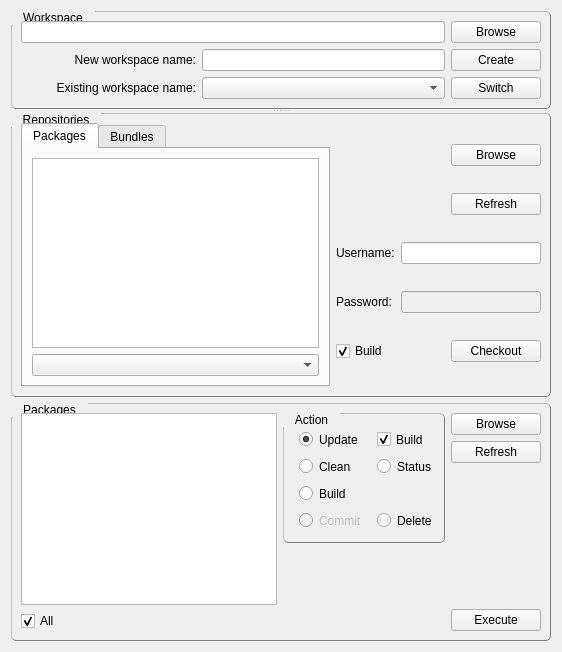
      <widget class="QWidget" name="tabAdmin">
       <property name="sizePolicy">
        <sizepolicy hsizetype="Expanding" vsizetype="Expanding">
         <horstretch>0</horstretch>
         <verstretch>0</verstretch>
        </sizepolicy>
       </property>
       <attribute name="title">
        <string>Admin</string>
       </attribute>
       <layout class="QVBoxLayout" name="verticalLayout_18">
        <item>
         <widget class="QSplitter" name="splitter_4">
          <property name="orientation">
           <enum>Qt::Vertical</enum>
          </property>
          <widget class="QGroupBox" name="groupBox_15">
           <property name="whatsThis">
            <string>&lt;html&gt;&lt;head/&gt;&lt;body&gt;&lt;p&gt;&lt;span style=&quot; color:#000000;&quot;&gt;This group of controls allows one to create and switch workspaces. The top edit box contains a directory that contains (or will contain) workspace directories. The new workspace edit box contains the name for a new workspace, and the old workspace dropdown list contains the names of workspaces in the current directory. The create button creates a new workspace with the specified name and the switch button switches to the selected workspace&lt;/span&gt;&lt;/p&gt;&lt;/body&gt;&lt;/html&gt;</string>
           </property>
           <property name="styleSheet">
            <string notr="true">QGroupBox {
     border: 1px solid gray;
     border-radius: 5px;
      border-style: outset;
     margin-top: 1ex; /* leave space at the top for the title */
     margin-left: 1ex;
     margin-right: 1ex;
     margin-bottom: 1ex;
   
 }

 QGroupBox::title {
     subcontrol-origin: margin;
     subcontrol-position: top left; /* position at the top center */
     padding: 0 10px;
 }</string>
           </property>
           <property name="title">
            <string>Workspace</string>
           </property>
           <layout class="QGridLayout" name="gridLayout">
            <item row="0" column="0" colspan="2">
             <widget class="QLineEdit" name="workspaceDirLineEdit">
              <property name="sizePolicy">
               <sizepolicy hsizetype="MinimumExpanding" vsizetype="Fixed">
                <horstretch>0</horstretch>
                <verstretch>0</verstretch>
               </sizepolicy>
              </property>
              <property name="toolTip">
               <string>Enter a directory containing workspaces</string>
              </property>
              <property name="whatsThis">
               <string>&lt;html&gt;&lt;head/&gt;&lt;body&gt;&lt;p&gt;&lt;span style=&quot; color:#000000;&quot;&gt;This is the name of a directory that contains subdirectories, each of which is a workspace.&lt;/span&gt;&lt;/p&gt;&lt;/body&gt;&lt;/html&gt;</string>
              </property>
             </widget>
            </item>
            <item row="1" column="2">
             <widget class="QPushButton" name="workspaceCreatePushButton">
              <property name="toolTip">
               <string>Create a new workspace</string>
              </property>
              <property name="text">
               <string>Create</string>
              </property>
             </widget>
            </item>
            <item row="1" column="1">
             <widget class="QLineEdit" name="workspaceNameLineEdit">
              <property name="sizePolicy">
               <sizepolicy hsizetype="MinimumExpanding" vsizetype="Fixed">
                <horstretch>0</horstretch>
                <verstretch>0</verstretch>
               </sizepolicy>
              </property>
              <property name="toolTip">
               <string>Enter a name for the new workspace</string>
              </property>
              <property name="whatsThis">
               <string>&lt;html&gt;&lt;head/&gt;&lt;body&gt;&lt;p&gt;&lt;span style=&quot; color:#000000;&quot;&gt;This text box contains the name of a workspace to be created. Click the 'Create' button to the right to create it.&lt;/span&gt;&lt;/p&gt;&lt;/body&gt;&lt;/html&gt;</string>
              </property>
             </widget>
            </item>
            <item row="1" column="0">
             <widget class="QLabel" name="textLabel1_3">
              <property name="sizePolicy">
               <sizepolicy hsizetype="Fixed" vsizetype="Fixed">
                <horstretch>0</horstretch>
                <verstretch>0</verstretch>
               </sizepolicy>
              </property>
              <property name="minimumSize">
               <size>
                <width>175</width>
                <height>0</height>
               </size>
              </property>
              <property name="text">
               <string>&lt;p align=&quot;right&quot;&gt;New workspace name:&lt;/p&gt;</string>
              </property>
              <property name="wordWrap">
               <bool>false</bool>
              </property>
             </widget>
            </item>
            <item row="2" column="0">
             <widget class="QLabel" name="textLabel1_4">
              <property name="text">
               <string>&lt;p align=&quot;right&quot;&gt;Existing workspace name:&lt;/p&gt;</string>
              </property>
              <property name="wordWrap">
               <bool>false</bool>
              </property>
             </widget>
            </item>
            <item row="2" column="2">
             <widget class="QPushButton" name="workspaceSwitchPushButton">
              <property name="toolTip">
               <string>Switch to the selected workspace</string>
              </property>
              <property name="text">
               <string>Switch</string>
              </property>
             </widget>
            </item>
            <item row="0" column="2">
             <widget class="QPushButton" name="workspaceBrowsePushButton">
              <property name="minimumSize">
               <size>
                <width>90</width>
                <height>0</height>
               </size>
              </property>
              <property name="toolTip">
               <string>Browse for a directory containing workspaces</string>
              </property>
              <property name="text">
               <string>Browse</string>
              </property>
             </widget>
            </item>
            <item row="2" column="1">
             <widget class="QComboBox" name="workspaceComboBox">
              <property name="sizePolicy">
               <sizepolicy hsizetype="MinimumExpanding" vsizetype="Fixed">
                <horstretch>0</horstretch>
                <verstretch>0</verstretch>
               </sizepolicy>
              </property>
              <property name="toolTip">
               <string>Select a workspace do switch to</string>
              </property>
              <property name="whatsThis">
               <string>&lt;html&gt;&lt;head/&gt;&lt;body&gt;&lt;p&gt;&lt;span style=&quot; color:#000000;&quot;&gt;This drop-down box contains a list of workspaces in the directory shown two text boxes above. Use this drop-down box to select a different workspace and click the 'switch' button to the right to switch to that workspace.&lt;/span&gt;&lt;/p&gt;&lt;/body&gt;&lt;/html&gt;</string>
              </property>
             </widget>
            </item>
           </layout>
          </widget>
          <widget class="QGroupBox" name="groupBox_16">
           <property name="whatsThis">
            <string>&lt;html&gt;&lt;head/&gt;&lt;body&gt;&lt;p&gt;&lt;span style=&quot; color:#000000;&quot;&gt;This group of controls are used to check out a package. Select a repository name in the listbox and optionally provide a username and password for the checkout. Then click 'checkout'. The 'build' checkbox controls whether the package will be built after the checkout.&lt;/span&gt;&lt;/p&gt;&lt;/body&gt;&lt;/html&gt;</string>
           </property>
           <property name="styleSheet">
            <string notr="true">QGroupBox {
     border: 1px solid gray;
     border-radius: 5px;
      border-style: outset;
     margin-top: 1ex; /* leave space at the top for the title */
     margin-left: 1ex;
     margin-right: 1ex;
     margin-bottom: 1ex;
   
 }

 QGroupBox::title {
     subcontrol-origin: margin;
     subcontrol-position: top left; /* position at the top center */
     padding: 0 10px;
 }</string>
           </property>
           <property name="title">
            <string>Repositories</string>
           </property>
           <layout class="QGridLayout" name="gridLayout_2">
            <item row="0" column="0">
             <widget class="QTabWidget" name="repositoriesTabWidget">
              <property name="whatsThis">
               <string/>
              </property>
              <property name="currentIndex">
               <number>0</number>
              </property>
              <widget class="QWidget" name="tab">
               <attribute name="title">
                <string>Packages</string>
               </attribute>
               <layout class="QVBoxLayout" name="_20">
                <item>
                 <widget class="QListWidget" name="checkoutListWidget">
                  <property name="whatsThis">
                   <string>&lt;html&gt;&lt;head/&gt;&lt;body&gt;&lt;p&gt;&lt;span style=&quot; color:#000000;&quot;&gt;This is a list of repositories containing packages that are available to be checked out. Select one;  optionally pick a version in the drop-down list below and click checkout to add the package to your workspace.&lt;/span&gt;&lt;/p&gt;&lt;/body&gt;&lt;/html&gt;</string>
                  </property>
                 </widget>
                </item>
                <item>
                 <widget class="QComboBox" name="repoVersionComboBox">
                  <property name="toolTip">
                   <string>Select alternate version, if desired</string>
                  </property>
                 </widget>
                </item>
               </layout>
              </widget>
              <widget class="QWidget" name="tab_2">
               <attribute name="title">
                <string>Bundles</string>
               </attribute>
               <layout class="QVBoxLayout" name="_21">
                <item>
                 <widget class="QListWidget" name="checkoutBundleListWidget">
                  <property name="whatsThis">
                   <string>&lt;html&gt;&lt;head/&gt;&lt;body&gt;&lt;p&gt;&lt;span style=&quot; color:#000000;&quot;&gt;This is a list of bundle, where each bundle represents a set of packages that are available to be checked out as a group. Select one;  optionally pick a version in the drop-down list below and click checkout to add all the packages in the bundle to your workspace.&lt;/span&gt;&lt;/p&gt;&lt;/body&gt;&lt;/html&gt;</string>
                  </property>
                  <property name="selectionMode">
                   <enum>QAbstractItemView::SingleSelection</enum>
                  </property>
                 </widget>
                </item>
                <item>
                 <widget class="QComboBox" name="bundleVersionComboBox">
                  <property name="toolTip">
                   <string>Select alternate version, if desired</string>
                  </property>
                 </widget>
                </item>
               </layout>
              </widget>
             </widget>
            </item>
            <item row="0" column="1">
             <layout class="QGridLayout" name="Repository_buttons_22">
              <item row="1" column="2">
               <widget class="QPushButton" name="refreshReposPushButton">
                <property name="minimumSize">
                 <size>
                  <width>0</width>
                  <height>0</height>
                 </size>
                </property>
                <property name="toolTip">
                 <string>Refresh the repository and bundle lists</string>
                </property>
                <property name="text">
                 <string>Refresh</string>
                </property>
               </widget>
              </item>
              <item row="0" column="2">
               <widget class="QPushButton" name="repositoryBrowsePushButton">
                <property name="minimumSize">
                 <size>
                  <width>90</width>
                  <height>0</height>
                 </size>
                </property>
                <property name="toolTip">
                 <string>Browse the selected repository</string>
                </property>
                <property name="text">
                 <string>Browse</string>
                </property>
               </widget>
              </item>
              <item row="4" column="2">
               <widget class="QPushButton" name="checkoutPushButton">
                <property name="minimumSize">
                 <size>
                  <width>90</width>
                  <height>0</height>
                 </size>
                </property>
                <property name="toolTip">
                 <string>Check out the selected package</string>
                </property>
                <property name="text">
                 <string>Checkout</string>
                </property>
               </widget>
              </item>
              <item row="3" column="1" colspan="2">
               <widget class="QLineEdit" name="passwordLineEdit">
                <property name="enabled">
                 <bool>false</bool>
                </property>
                <property name="toolTip">
                 <string>Enter a password for the checkout</string>
                </property>
                <property name="echoMode">
                 <enum>QLineEdit::Password</enum>
                </property>
               </widget>
              </item>
              <item row="3" column="0">
               <widget class="QLabel" name="textLabel1_2">
                <property name="text">
                 <string>Password:</string>
                </property>
                <property name="wordWrap">
                 <bool>false</bool>
                </property>
               </widget>
              </item>
              <item row="2" column="1" colspan="2">
               <widget class="QLineEdit" name="usernameLineEdit">
                <property name="minimumSize">
                 <size>
                  <width>140</width>
                  <height>0</height>
                 </size>
                </property>
                <property name="toolTip">
                 <string>Enter a username for the checkout</string>
                </property>
               </widget>
              </item>
              <item row="2" column="0">
               <widget class="QLabel" name="textLabel1">
                <property name="text">
                 <string>Username:</string>
                </property>
                <property name="wordWrap">
                 <bool>false</bool>
                </property>
               </widget>
              </item>
              <item row="4" column="0" colspan="2">
               <widget class="QCheckBox" name="checkoutBuildCheckBox">
                <property name="toolTip">
                 <string>Check to build package after checkout</string>
                </property>
                <property name="text">
                 <string>Build</string>
                </property>
                <property name="checked">
                 <bool>true</bool>
                </property>
               </widget>
              </item>
              <item row="0" column="0" rowspan="2">
               <spacer name="spacer13_2">
                <property name="orientation">
                 <enum>Qt::Vertical</enum>
                </property>
                <property name="sizeType">
                 <enum>QSizePolicy::Expanding</enum>
                </property>
                <property name="sizeHint" stdset="0">
                 <size>
                  <width>20</width>
                  <height>60</height>
                 </size>
                </property>
               </spacer>
              </item>
             </layout>
            </item>
           </layout>
           <zorder>repositoriesTabWidget</zorder>
           <zorder></zorder>
          </widget>
         </widget>
        </item>
        <item>
         <widget class="QGroupBox" name="groupBox_17">
          <property name="whatsThis">
           <string>&lt;html&gt;&lt;head/&gt;&lt;body&gt;&lt;p&gt;&lt;span style=&quot; color:#000000;&quot;&gt;This group of controls allows one to update, commit or delete one or more packages in your workspace. Select one or more packages in the listbox (or check the 'all' checkbox). Select the desired action and click the button. The 'build' checkbox controls whether the package is built after an update.&lt;/span&gt;&lt;/p&gt;&lt;/body&gt;&lt;/html&gt;</string>
          </property>
          <property name="styleSheet">
           <string notr="true">QGroupBox {
     border: 1px solid gray;
     border-radius: 5px;
      border-style: outset;
     margin-top: 1ex; /* leave space at the top for the title */
     margin-left: 1ex;
     margin-right: 1ex;
     margin-bottom: 1ex;
   
 }

 QGroupBox::title {
     subcontrol-origin: margin;
     subcontrol-position: top left; /* position at the top center */
     padding: 0 10px;
 }</string>
          </property>
          <property name="title">
           <string>Packages</string>
          </property>
          <layout class="QHBoxLayout" name="horizontalLayout_6">
           <item>
            <layout class="QVBoxLayout" name="verticalLayout_12">
             <item>
              <widget class="QListWidget" name="updatePackagesListWidget">
               <property name="whatsThis">
                <string>&lt;html&gt;&lt;head/&gt;&lt;body&gt;&lt;p&gt;&lt;span style=&quot; color:#000000;&quot;&gt;This box contains a list of packages available in the current workspace. Select one or check the 'All' checkbox below; select an operation via a radio button to the right and then push the 'Execute' button.&lt;/span&gt;&lt;/p&gt;&lt;p&gt;&lt;span style=&quot; color:#000000;&quot;&gt;IF the 'Update' operation is selected, then the package(s) 'Build' checkbox will determine if the packages will be re-built after they are updated.&lt;/span&gt;&lt;/p&gt;&lt;/body&gt;&lt;/html&gt;</string>
               </property>
               <property name="selectionMode">
                <enum>QAbstractItemView::ExtendedSelection</enum>
               </property>
              </widget>
             </item>
             <item>
              <widget class="QCheckBox" name="updateAllCheckBox">
               <property name="toolTip">
                <string>Check to operate on all packages</string>
               </property>
               <property name="text">
                <string>All</string>
               </property>
               <property name="checked">
                <bool>true</bool>
               </property>
              </widget>
             </item>
            </layout>
           </item>
           <item>
            <layout class="QVBoxLayout" name="verticalLayout_7">
             <item>
              <widget class="QGroupBox" name="groupBox_18">
               <property name="minimumSize">
                <size>
                 <width>162</width>
                 <height>130</height>
                </size>
               </property>
               <property name="whatsThis">
                <string>&lt;html&gt;&lt;head/&gt;&lt;body&gt;&lt;p&gt;&lt;span style=&quot; color:#000000;&quot;&gt;This group of controls allows one to update, commit or delete one or more packages in your workspace. Select one or more packages in the listbox (or check the 'all' checkbox). Select the desired action and click the button. The 'build' checkbox controls whether the package is built after an update.&lt;/span&gt;&lt;/p&gt;&lt;/body&gt;&lt;/html&gt;</string>
               </property>
               <property name="styleSheet">
                <string notr="true">QGroupBox {
     border: 1px solid gray;
     border-radius: 5px;
      border-style: outset;
     margin-top: 1ex; /* leave space at the top for the title */
     margin-left: 1ex;
     margin-right: 1ex;
     margin-bottom: 1ex;
   
 }

 QGroupBox::title {
     subcontrol-origin: margin;
     subcontrol-position: top left; /* position at the top center */
     padding: 0 10px;
 }</string>
               </property>
               <property name="title">
                <string>Action</string>
               </property>
               <widget class="QRadioButton" name="packageBuildRadioButton">
                <property name="enabled">
                 <bool>true</bool>
                </property>
                <property name="geometry">
                 <rect>
                  <x>16</x>
                  <y>70</y>
                  <width>57</width>
                  <height>21</height>
                 </rect>
                </property>
                <property name="text">
                 <string>Build</string>
                </property>
                <property name="checked">
                 <bool>false</bool>
                </property>
               </widget>
               <widget class="QRadioButton" name="packageDeleteRadioButton">
                <property name="enabled">
                 <bool>true</bool>
                </property>
                <property name="geometry">
                 <rect>
                  <x>94</x>
                  <y>97</y>
                  <width>65</width>
                  <height>21</height>
                 </rect>
                </property>
                <property name="text">
                 <string>Delete</string>
                </property>
               </widget>
               <widget class="QRadioButton" name="packageCommitRadioButton">
                <property name="enabled">
                 <bool>false</bool>
                </property>
                <property name="geometry">
                 <rect>
                  <x>16</x>
                  <y>97</y>
                  <width>72</width>
                  <height>21</height>
                 </rect>
                </property>
                <property name="text">
                 <string>Commit</string>
                </property>
               </widget>
               <widget class="QCheckBox" name="updateBuildCheckBox">
                <property name="geometry">
                 <rect>
                  <x>94</x>
                  <y>16</y>
                  <width>57</width>
                  <height>21</height>
                 </rect>
                </property>
                <property name="sizePolicy">
                 <sizepolicy hsizetype="Fixed" vsizetype="Fixed">
                  <horstretch>0</horstretch>
                  <verstretch>0</verstretch>
                 </sizepolicy>
                </property>
                <property name="minimumSize">
                 <size>
                  <width>0</width>
                  <height>0</height>
                 </size>
                </property>
                <property name="maximumSize">
                 <size>
                  <width>32767</width>
                  <height>32767</height>
                 </size>
                </property>
                <property name="toolTip">
                 <string>Check to build after update</string>
                </property>
                <property name="text">
                 <string>Build</string>
                </property>
                <property name="checked">
                 <bool>true</bool>
                </property>
               </widget>
               <widget class="QRadioButton" name="packageUpdateRadioButton">
                <property name="geometry">
                 <rect>
                  <x>16</x>
                  <y>16</y>
                  <width>68</width>
                  <height>21</height>
                 </rect>
                </property>
                <property name="text">
                 <string>Update</string>
                </property>
                <property name="checked">
                 <bool>true</bool>
                </property>
               </widget>
               <widget class="QRadioButton" name="packageCleanRadioButton">
                <property name="enabled">
                 <bool>true</bool>
                </property>
                <property name="geometry">
                 <rect>
                  <x>16</x>
                  <y>43</y>
                  <width>59</width>
                  <height>21</height>
                 </rect>
                </property>
                <property name="text">
                 <string>Clean</string>
                </property>
                <property name="checked">
                 <bool>false</bool>
                </property>
               </widget>
               <widget class="QRadioButton" name="packageStatusRadioButton">
                <property name="enabled">
                 <bool>true</bool>
                </property>
                <property name="geometry">
                 <rect>
                  <x>94</x>
                  <y>43</y>
                  <width>63</width>
                  <height>21</height>
                 </rect>
                </property>
                <property name="text">
                 <string>Status</string>
                </property>
                <property name="checked">
                 <bool>false</bool>
                </property>
               </widget>
              </widget>
             </item>
             <item>
              <spacer name="verticalSpacer_4">
               <property name="orientation">
                <enum>Qt::Vertical</enum>
               </property>
               <property name="sizeHint" stdset="0">
                <size>
                 <width>20</width>
                 <height>40</height>
                </size>
               </property>
              </spacer>
             </item>
            </layout>
           </item>
           <item>
            <layout class="QVBoxLayout" name="verticalLayout_6">
             <item>
              <widget class="QPushButton" name="packagesBrowsePushButton">
               <property name="sizePolicy">
                <sizepolicy hsizetype="Fixed" vsizetype="Fixed">
                 <horstretch>0</horstretch>
                 <verstretch>0</verstretch>
                </sizepolicy>
               </property>
               <property name="minimumSize">
                <size>
                 <width>90</width>
                 <height>0</height>
                </size>
               </property>
               <property name="toolTip">
                <string>Browse the selected package</string>
               </property>
               <property name="text">
                <string>Browse</string>
               </property>
              </widget>
             </item>
             <item>
              <widget class="QPushButton" name="refreshPushButton">
               <property name="minimumSize">
                <size>
                 <width>0</width>
                 <height>0</height>
                </size>
               </property>
               <property name="toolTip">
                <string>Refresh the package list</string>
               </property>
               <property name="text">
                <string>Refresh</string>
               </property>
              </widget>
             </item>
             <item>
              <spacer name="verticalSpacer_5">
               <property name="orientation">
                <enum>Qt::Vertical</enum>
               </property>
               <property name="sizeHint" stdset="0">
                <size>
                 <width>20</width>
                 <height>40</height>
                </size>
               </property>
              </spacer>
             </item>
             <item>
              <widget class="QPushButton" name="updatePushButton">
               <property name="sizePolicy">
                <sizepolicy hsizetype="Fixed" vsizetype="Fixed">
                 <horstretch>0</horstretch>
                 <verstretch>0</verstretch>
                </sizepolicy>
               </property>
               <property name="minimumSize">
                <size>
                 <width>90</width>
                 <height>0</height>
                </size>
               </property>
               <property name="maximumSize">
                <size>
                 <width>32767</width>
                 <height>32767</height>
                </size>
               </property>
               <property name="toolTip">
                <string>Perform the selected action on the selected packages</string>
               </property>
               <property name="text">
                <string>Execute</string>
               </property>
              </widget>
             </item>
            </layout>
           </item>
          </layout>
         </widget>
        </item>
       </layout>
      </widget>
